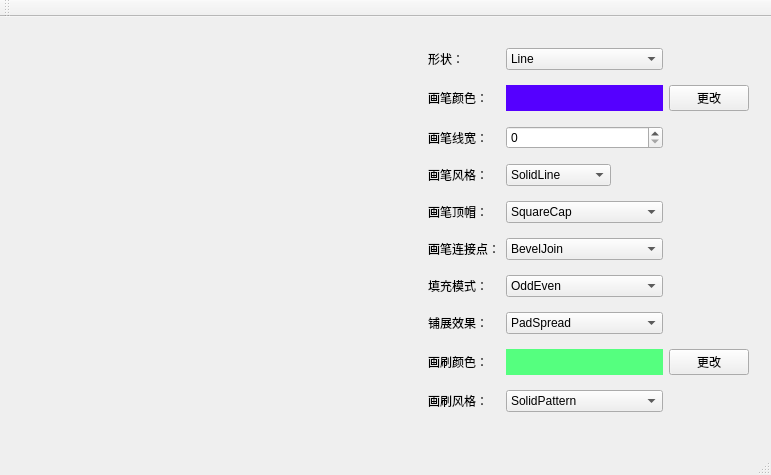
<?xml version="1.0" encoding="UTF-8"?>
<ui version="4.0">
 <class>MainWindow</class>
 <widget class="QMainWindow" name="MainWindow">
  <property name="geometry">
   <rect>
    <x>0</x>
    <y>0</y>
    <width>706</width>
    <height>475</height>
   </rect>
  </property>
  <property name="windowTitle">
   <string>MainWindow</string>
  </property>
  <property name="autoFillBackground">
   <bool>true</bool>
  </property>
  <widget class="QWidget" name="centralWidget">
   <layout class="QHBoxLayout" name="horizontalLayout">
    <item>
     <widget class="QWidget" name="paintWidget" native="true">
      <property name="sizePolicy">
       <sizepolicy hsizetype="Expanding" vsizetype="Expanding">
        <horstretch>0</horstretch>
        <verstretch>0</verstretch>
       </sizepolicy>
      </property>
      <property name="minimumSize">
       <size>
        <width>400</width>
        <height>400</height>
       </size>
      </property>
     </widget>
    </item>
    <item>
     <widget class="QWidget" name="widget_2" native="true">
      <property name="autoFillBackground">
       <bool>false</bool>
      </property>
      <layout class="QGridLayout" name="gridLayout_2">
       <item row="0" column="0">
        <widget class="QLabel" name="label">
         <property name="text">
          <string>形状：</string>
         </property>
        </widget>
       </item>
       <item row="0" column="1">
        <widget class="QComboBox" name="shapeCBX">
         <item>
          <property name="text">
           <string>Line</string>
          </property>
         </item>
         <item>
          <property name="text">
           <string>Rectangle</string>
          </property>
         </item>
         <item>
          <property name="text">
           <string>RoundRect</string>
          </property>
         </item>
         <item>
          <property name="text">
           <string>Ellipse</string>
          </property>
         </item>
         <item>
          <property name="text">
           <string>Polygon</string>
          </property>
         </item>
         <item>
          <property name="text">
           <string>Polyline</string>
          </property>
         </item>
         <item>
          <property name="text">
           <string>Points</string>
          </property>
         </item>
         <item>
          <property name="text">
           <string>Arc</string>
          </property>
         </item>
         <item>
          <property name="text">
           <string>Path</string>
          </property>
         </item>
         <item>
          <property name="text">
           <string>Text</string>
          </property>
         </item>
         <item>
          <property name="text">
           <string>Pixmap</string>
          </property>
         </item>
        </widget>
       </item>
       <item row="1" column="0">
        <widget class="QLabel" name="label_2">
         <property name="text">
          <string>画笔颜色：</string>
         </property>
        </widget>
       </item>
       <item row="1" column="1">
        <widget class="QLabel" name="penColorLabel">
         <property name="palette">
          <palette>
           <active>
            <colorrole role="WindowText">
             <brush brushstyle="SolidPattern">
              <color alpha="255">
               <red>0</red>
               <green>0</green>
               <blue>0</blue>
              </color>
             </brush>
            </colorrole>
            <colorrole role="Button">
             <brush brushstyle="SolidPattern">
              <color alpha="255">
               <red>85</red>
               <green>0</green>
               <blue>255</blue>
              </color>
             </brush>
            </colorrole>
            <colorrole role="Light">
             <brush brushstyle="SolidPattern">
              <color alpha="255">
               <red>170</red>
               <green>127</green>
               <blue>255</blue>
              </color>
             </brush>
            </colorrole>
            <colorrole role="Midlight">
             <brush brushstyle="SolidPattern">
              <color alpha="255">
               <red>127</red>
               <green>63</green>
               <blue>255</blue>
              </color>
             </brush>
            </colorrole>
            <colorrole role="Dark">
             <brush brushstyle="SolidPattern">
              <color alpha="255">
               <red>42</red>
               <green>0</green>
               <blue>127</blue>
              </color>
             </brush>
            </colorrole>
            <colorrole role="Mid">
             <brush brushstyle="SolidPattern">
              <color alpha="255">
               <red>56</red>
               <green>0</green>
               <blue>170</blue>
              </color>
             </brush>
            </colorrole>
            <colorrole role="Text">
             <brush brushstyle="SolidPattern">
              <color alpha="255">
               <red>0</red>
               <green>0</green>
               <blue>0</blue>
              </color>
             </brush>
            </colorrole>
            <colorrole role="BrightText">
             <brush brushstyle="SolidPattern">
              <color alpha="255">
               <red>255</red>
               <green>255</green>
               <blue>255</blue>
              </color>
             </brush>
            </colorrole>
            <colorrole role="ButtonText">
             <brush brushstyle="SolidPattern">
              <color alpha="255">
               <red>0</red>
               <green>0</green>
               <blue>0</blue>
              </color>
             </brush>
            </colorrole>
            <colorrole role="Base">
             <brush brushstyle="SolidPattern">
              <color alpha="255">
               <red>255</red>
               <green>255</green>
               <blue>255</blue>
              </color>
             </brush>
            </colorrole>
            <colorrole role="Window">
             <brush brushstyle="SolidPattern">
              <color alpha="255">
               <red>85</red>
               <green>0</green>
               <blue>255</blue>
              </color>
             </brush>
            </colorrole>
            <colorrole role="Shadow">
             <brush brushstyle="SolidPattern">
              <color alpha="255">
               <red>0</red>
               <green>0</green>
               <blue>0</blue>
              </color>
             </brush>
            </colorrole>
            <colorrole role="AlternateBase">
             <brush brushstyle="SolidPattern">
              <color alpha="255">
               <red>170</red>
               <green>127</green>
               <blue>255</blue>
              </color>
             </brush>
            </colorrole>
            <colorrole role="ToolTipBase">
             <brush brushstyle="SolidPattern">
              <color alpha="255">
               <red>255</red>
               <green>255</green>
               <blue>220</blue>
              </color>
             </brush>
            </colorrole>
            <colorrole role="ToolTipText">
             <brush brushstyle="SolidPattern">
              <color alpha="255">
               <red>0</red>
               <green>0</green>
               <blue>0</blue>
              </color>
             </brush>
            </colorrole>
           </active>
           <inactive>
            <colorrole role="WindowText">
             <brush brushstyle="SolidPattern">
              <color alpha="255">
               <red>0</red>
               <green>0</green>
               <blue>0</blue>
              </color>
             </brush>
            </colorrole>
            <colorrole role="Button">
             <brush brushstyle="SolidPattern">
              <color alpha="255">
               <red>85</red>
               <green>0</green>
               <blue>255</blue>
              </color>
             </brush>
            </colorrole>
            <colorrole role="Light">
             <brush brushstyle="SolidPattern">
              <color alpha="255">
               <red>170</red>
               <green>127</green>
               <blue>255</blue>
              </color>
             </brush>
            </colorrole>
            <colorrole role="Midlight">
             <brush brushstyle="SolidPattern">
              <color alpha="255">
               <red>127</red>
               <green>63</green>
               <blue>255</blue>
              </color>
             </brush>
            </colorrole>
            <colorrole role="Dark">
             <brush brushstyle="SolidPattern">
              <color alpha="255">
               <red>42</red>
               <green>0</green>
               <blue>127</blue>
              </color>
             </brush>
            </colorrole>
            <colorrole role="Mid">
             <brush brushstyle="SolidPattern">
              <color alpha="255">
               <red>56</red>
               <green>0</green>
               <blue>170</blue>
              </color>
             </brush>
            </colorrole>
            <colorrole role="Text">
             <brush brushstyle="SolidPattern">
              <color alpha="255">
               <red>0</red>
               <green>0</green>
               <blue>0</blue>
              </color>
             </brush>
            </colorrole>
            <colorrole role="BrightText">
             <brush brushstyle="SolidPattern">
              <color alpha="255">
               <red>255</red>
               <green>255</green>
               <blue>255</blue>
              </color>
             </brush>
            </colorrole>
            <colorrole role="ButtonText">
             <brush brushstyle="SolidPattern">
              <color alpha="255">
               <red>0</red>
               <green>0</green>
               <blue>0</blue>
              </color>
             </brush>
            </colorrole>
            <colorrole role="Base">
             <brush brushstyle="SolidPattern">
              <color alpha="255">
               <red>255</red>
               <green>255</green>
               <blue>255</blue>
              </color>
             </brush>
            </colorrole>
            <colorrole role="Window">
             <brush brushstyle="SolidPattern">
              <color alpha="255">
               <red>85</red>
               <green>0</green>
               <blue>255</blue>
              </color>
             </brush>
            </colorrole>
            <colorrole role="Shadow">
             <brush brushstyle="SolidPattern">
              <color alpha="255">
               <red>0</red>
               <green>0</green>
               <blue>0</blue>
              </color>
             </brush>
            </colorrole>
            <colorrole role="AlternateBase">
             <brush brushstyle="SolidPattern">
              <color alpha="255">
               <red>170</red>
               <green>127</green>
               <blue>255</blue>
              </color>
             </brush>
            </colorrole>
            <colorrole role="ToolTipBase">
             <brush brushstyle="SolidPattern">
              <color alpha="255">
               <red>255</red>
               <green>255</green>
               <blue>220</blue>
              </color>
             </brush>
            </colorrole>
            <colorrole role="ToolTipText">
             <brush brushstyle="SolidPattern">
              <color alpha="255">
               <red>0</red>
               <green>0</green>
               <blue>0</blue>
              </color>
             </brush>
            </colorrole>
           </inactive>
           <disabled>
            <colorrole role="WindowText">
             <brush brushstyle="SolidPattern">
              <color alpha="255">
               <red>42</red>
               <green>0</green>
               <blue>127</blue>
              </color>
             </brush>
            </colorrole>
            <colorrole role="Button">
             <brush brushstyle="SolidPattern">
              <color alpha="255">
               <red>85</red>
               <green>0</green>
               <blue>255</blue>
              </color>
             </brush>
            </colorrole>
            <colorrole role="Light">
             <brush brushstyle="SolidPattern">
              <color alpha="255">
               <red>170</red>
               <green>127</green>
               <blue>255</blue>
              </color>
             </brush>
            </colorrole>
            <colorrole role="Midlight">
             <brush brushstyle="SolidPattern">
              <color alpha="255">
               <red>127</red>
               <green>63</green>
               <blue>255</blue>
              </color>
             </brush>
            </colorrole>
            <colorrole role="Dark">
             <brush brushstyle="SolidPattern">
              <color alpha="255">
               <red>42</red>
               <green>0</green>
               <blue>127</blue>
              </color>
             </brush>
            </colorrole>
            <colorrole role="Mid">
             <brush brushstyle="SolidPattern">
              <color alpha="255">
               <red>56</red>
               <green>0</green>
               <blue>170</blue>
              </color>
             </brush>
            </colorrole>
            <colorrole role="Text">
             <brush brushstyle="SolidPattern">
              <color alpha="255">
               <red>42</red>
               <green>0</green>
               <blue>127</blue>
              </color>
             </brush>
            </colorrole>
            <colorrole role="BrightText">
             <brush brushstyle="SolidPattern">
              <color alpha="255">
               <red>255</red>
               <green>255</green>
               <blue>255</blue>
              </color>
             </brush>
            </colorrole>
            <colorrole role="ButtonText">
             <brush brushstyle="SolidPattern">
              <color alpha="255">
               <red>42</red>
               <green>0</green>
               <blue>127</blue>
              </color>
             </brush>
            </colorrole>
            <colorrole role="Base">
             <brush brushstyle="SolidPattern">
              <color alpha="255">
               <red>85</red>
               <green>0</green>
               <blue>255</blue>
              </color>
             </brush>
            </colorrole>
            <colorrole role="Window">
             <brush brushstyle="SolidPattern">
              <color alpha="255">
               <red>85</red>
               <green>0</green>
               <blue>255</blue>
              </color>
             </brush>
            </colorrole>
            <colorrole role="Shadow">
             <brush brushstyle="SolidPattern">
              <color alpha="255">
               <red>0</red>
               <green>0</green>
               <blue>0</blue>
              </color>
             </brush>
            </colorrole>
            <colorrole role="AlternateBase">
             <brush brushstyle="SolidPattern">
              <color alpha="255">
               <red>85</red>
               <green>0</green>
               <blue>255</blue>
              </color>
             </brush>
            </colorrole>
            <colorrole role="ToolTipBase">
             <brush brushstyle="SolidPattern">
              <color alpha="255">
               <red>255</red>
               <green>255</green>
               <blue>220</blue>
              </color>
             </brush>
            </colorrole>
            <colorrole role="ToolTipText">
             <brush brushstyle="SolidPattern">
              <color alpha="255">
               <red>0</red>
               <green>0</green>
               <blue>0</blue>
              </color>
             </brush>
            </colorrole>
           </disabled>
          </palette>
         </property>
         <property name="autoFillBackground">
          <bool>true</bool>
         </property>
         <property name="text">
          <string/>
         </property>
        </widget>
       </item>
       <item row="1" column="2">
        <widget class="QPushButton" name="changePenColorBTN">
         <property name="text">
          <string>更改</string>
         </property>
        </widget>
       </item>
       <item row="2" column="0">
        <widget class="QLabel" name="label_3">
         <property name="text">
          <string>画笔线宽：</string>
         </property>
        </widget>
       </item>
       <item row="2" column="1">
        <widget class="QSpinBox" name="penWidth">
         <property name="maximum">
          <number>20</number>
         </property>
        </widget>
       </item>
       <item row="3" column="0">
        <widget class="QLabel" name="label_4">
         <property name="text">
          <string>画笔风格：</string>
         </property>
        </widget>
       </item>
       <item row="3" column="1">
        <widget class="QComboBox" name="penStyleCBX">
         <property name="minimumSize">
          <size>
           <width>105</width>
           <height>0</height>
          </size>
         </property>
         <property name="maximumSize">
          <size>
           <width>80</width>
           <height>16777215</height>
          </size>
         </property>
         <item>
          <property name="text">
           <string>SolidLine</string>
          </property>
         </item>
         <item>
          <property name="text">
           <string>DashLine</string>
          </property>
         </item>
         <item>
          <property name="text">
           <string>DotLine</string>
          </property>
         </item>
         <item>
          <property name="text">
           <string>DashDotLine</string>
          </property>
         </item>
         <item>
          <property name="text">
           <string>DashDotDotLine</string>
          </property>
         </item>
         <item>
          <property name="text">
           <string>CustomDashLine</string>
          </property>
         </item>
        </widget>
       </item>
       <item row="4" column="0">
        <widget class="QLabel" name="label_5">
         <property name="text">
          <string>画笔顶帽：</string>
         </property>
        </widget>
       </item>
       <item row="4" column="1">
        <widget class="QComboBox" name="penCapCBX">
         <item>
          <property name="text">
           <string>SquareCap</string>
          </property>
         </item>
         <item>
          <property name="text">
           <string>FlatCap</string>
          </property>
         </item>
         <item>
          <property name="text">
           <string>RoundCap</string>
          </property>
         </item>
        </widget>
       </item>
       <item row="5" column="0">
        <widget class="QLabel" name="label_6">
         <property name="text">
          <string>画笔连接点：</string>
         </property>
        </widget>
       </item>
       <item row="5" column="1">
        <widget class="QComboBox" name="penJoinCBX">
         <item>
          <property name="text">
           <string>BevelJoin</string>
          </property>
         </item>
         <item>
          <property name="text">
           <string>MiterJoin</string>
          </property>
         </item>
         <item>
          <property name="text">
           <string>RoundJoin</string>
          </property>
         </item>
        </widget>
       </item>
       <item row="6" column="0">
        <widget class="QLabel" name="label_7">
         <property name="text">
          <string>填充模式：</string>
         </property>
        </widget>
       </item>
       <item row="6" column="1">
        <widget class="QComboBox" name="fillModelCBX">
         <item>
          <property name="text">
           <string>OddEven</string>
          </property>
         </item>
         <item>
          <property name="text">
           <string>Winding</string>
          </property>
         </item>
        </widget>
       </item>
       <item row="7" column="0">
        <widget class="QLabel" name="label_8">
         <property name="text">
          <string>铺展效果：</string>
         </property>
        </widget>
       </item>
       <item row="7" column="1">
        <widget class="QComboBox" name="spreadEffectCBX">
         <item>
          <property name="text">
           <string>PadSpread</string>
          </property>
         </item>
         <item>
          <property name="text">
           <string>RepeatSpread</string>
          </property>
         </item>
         <item>
          <property name="text">
           <string>ReflectSpread</string>
          </property>
         </item>
        </widget>
       </item>
       <item row="8" column="0">
        <widget class="QLabel" name="label_9">
         <property name="text">
          <string>画刷颜色：</string>
         </property>
        </widget>
       </item>
       <item row="8" column="1">
        <widget class="QLabel" name="brashColorLabel">
         <property name="palette">
          <palette>
           <active>
            <colorrole role="WindowText">
             <brush brushstyle="SolidPattern">
              <color alpha="255">
               <red>0</red>
               <green>0</green>
               <blue>0</blue>
              </color>
             </brush>
            </colorrole>
            <colorrole role="Button">
             <brush brushstyle="SolidPattern">
              <color alpha="255">
               <red>85</red>
               <green>255</green>
               <blue>127</blue>
              </color>
             </brush>
            </colorrole>
            <colorrole role="Light">
             <brush brushstyle="SolidPattern">
              <color alpha="255">
               <red>213</red>
               <green>255</green>
               <blue>223</blue>
              </color>
             </brush>
            </colorrole>
            <colorrole role="Midlight">
             <brush brushstyle="SolidPattern">
              <color alpha="255">
               <red>149</red>
               <green>255</green>
               <blue>175</blue>
              </color>
             </brush>
            </colorrole>
            <colorrole role="Dark">
             <brush brushstyle="SolidPattern">
              <color alpha="255">
               <red>42</red>
               <green>127</green>
               <blue>63</blue>
              </color>
             </brush>
            </colorrole>
            <colorrole role="Mid">
             <brush brushstyle="SolidPattern">
              <color alpha="255">
               <red>56</red>
               <green>170</green>
               <blue>84</blue>
              </color>
             </brush>
            </colorrole>
            <colorrole role="Text">
             <brush brushstyle="SolidPattern">
              <color alpha="255">
               <red>0</red>
               <green>0</green>
               <blue>0</blue>
              </color>
             </brush>
            </colorrole>
            <colorrole role="BrightText">
             <brush brushstyle="SolidPattern">
              <color alpha="255">
               <red>255</red>
               <green>255</green>
               <blue>255</blue>
              </color>
             </brush>
            </colorrole>
            <colorrole role="ButtonText">
             <brush brushstyle="SolidPattern">
              <color alpha="255">
               <red>0</red>
               <green>0</green>
               <blue>0</blue>
              </color>
             </brush>
            </colorrole>
            <colorrole role="Base">
             <brush brushstyle="SolidPattern">
              <color alpha="255">
               <red>255</red>
               <green>255</green>
               <blue>255</blue>
              </color>
             </brush>
            </colorrole>
            <colorrole role="Window">
             <brush brushstyle="SolidPattern">
              <color alpha="255">
               <red>85</red>
               <green>255</green>
               <blue>127</blue>
              </color>
             </brush>
            </colorrole>
            <colorrole role="Shadow">
             <brush brushstyle="SolidPattern">
              <color alpha="255">
               <red>0</red>
               <green>0</green>
               <blue>0</blue>
              </color>
             </brush>
            </colorrole>
            <colorrole role="AlternateBase">
             <brush brushstyle="SolidPattern">
              <color alpha="255">
               <red>170</red>
               <green>255</green>
               <blue>191</blue>
              </color>
             </brush>
            </colorrole>
            <colorrole role="ToolTipBase">
             <brush brushstyle="SolidPattern">
              <color alpha="255">
               <red>255</red>
               <green>255</green>
               <blue>220</blue>
              </color>
             </brush>
            </colorrole>
            <colorrole role="ToolTipText">
             <brush brushstyle="SolidPattern">
              <color alpha="255">
               <red>0</red>
               <green>0</green>
               <blue>0</blue>
              </color>
             </brush>
            </colorrole>
           </active>
           <inactive>
            <colorrole role="WindowText">
             <brush brushstyle="SolidPattern">
              <color alpha="255">
               <red>0</red>
               <green>0</green>
               <blue>0</blue>
              </color>
             </brush>
            </colorrole>
            <colorrole role="Button">
             <brush brushstyle="SolidPattern">
              <color alpha="255">
               <red>85</red>
               <green>255</green>
               <blue>127</blue>
              </color>
             </brush>
            </colorrole>
            <colorrole role="Light">
             <brush brushstyle="SolidPattern">
              <color alpha="255">
               <red>213</red>
               <green>255</green>
               <blue>223</blue>
              </color>
             </brush>
            </colorrole>
            <colorrole role="Midlight">
             <brush brushstyle="SolidPattern">
              <color alpha="255">
               <red>149</red>
               <green>255</green>
               <blue>175</blue>
              </color>
             </brush>
            </colorrole>
            <colorrole role="Dark">
             <brush brushstyle="SolidPattern">
              <color alpha="255">
               <red>42</red>
               <green>127</green>
               <blue>63</blue>
              </color>
             </brush>
            </colorrole>
            <colorrole role="Mid">
             <brush brushstyle="SolidPattern">
              <color alpha="255">
               <red>56</red>
               <green>170</green>
               <blue>84</blue>
              </color>
             </brush>
            </colorrole>
            <colorrole role="Text">
             <brush brushstyle="SolidPattern">
              <color alpha="255">
               <red>0</red>
               <green>0</green>
               <blue>0</blue>
              </color>
             </brush>
            </colorrole>
            <colorrole role="BrightText">
             <brush brushstyle="SolidPattern">
              <color alpha="255">
               <red>255</red>
               <green>255</green>
               <blue>255</blue>
              </color>
             </brush>
            </colorrole>
            <colorrole role="ButtonText">
             <brush brushstyle="SolidPattern">
              <color alpha="255">
               <red>0</red>
               <green>0</green>
               <blue>0</blue>
              </color>
             </brush>
            </colorrole>
            <colorrole role="Base">
             <brush brushstyle="SolidPattern">
              <color alpha="255">
               <red>255</red>
               <green>255</green>
               <blue>255</blue>
              </color>
             </brush>
            </colorrole>
            <colorrole role="Window">
             <brush brushstyle="SolidPattern">
              <color alpha="255">
               <red>85</red>
               <green>255</green>
               <blue>127</blue>
              </color>
             </brush>
            </colorrole>
            <colorrole role="Shadow">
             <brush brushstyle="SolidPattern">
              <color alpha="255">
               <red>0</red>
               <green>0</green>
               <blue>0</blue>
              </color>
             </brush>
            </colorrole>
            <colorrole role="AlternateBase">
             <brush brushstyle="SolidPattern">
              <color alpha="255">
               <red>170</red>
               <green>255</green>
               <blue>191</blue>
              </color>
             </brush>
            </colorrole>
            <colorrole role="ToolTipBase">
             <brush brushstyle="SolidPattern">
              <color alpha="255">
               <red>255</red>
               <green>255</green>
               <blue>220</blue>
              </color>
             </brush>
            </colorrole>
            <colorrole role="ToolTipText">
             <brush brushstyle="SolidPattern">
              <color alpha="255">
               <red>0</red>
               <green>0</green>
               <blue>0</blue>
              </color>
             </brush>
            </colorrole>
           </inactive>
           <disabled>
            <colorrole role="WindowText">
             <brush brushstyle="SolidPattern">
              <color alpha="255">
               <red>42</red>
               <green>127</green>
               <blue>63</blue>
              </color>
             </brush>
            </colorrole>
            <colorrole role="Button">
             <brush brushstyle="SolidPattern">
              <color alpha="255">
               <red>85</red>
               <green>255</green>
               <blue>127</blue>
              </color>
             </brush>
            </colorrole>
            <colorrole role="Light">
             <brush brushstyle="SolidPattern">
              <color alpha="255">
               <red>213</red>
               <green>255</green>
               <blue>223</blue>
              </color>
             </brush>
            </colorrole>
            <colorrole role="Midlight">
             <brush brushstyle="SolidPattern">
              <color alpha="255">
               <red>149</red>
               <green>255</green>
               <blue>175</blue>
              </color>
             </brush>
            </colorrole>
            <colorrole role="Dark">
             <brush brushstyle="SolidPattern">
              <color alpha="255">
               <red>42</red>
               <green>127</green>
               <blue>63</blue>
              </color>
             </brush>
            </colorrole>
            <colorrole role="Mid">
             <brush brushstyle="SolidPattern">
              <color alpha="255">
               <red>56</red>
               <green>170</green>
               <blue>84</blue>
              </color>
             </brush>
            </colorrole>
            <colorrole role="Text">
             <brush brushstyle="SolidPattern">
              <color alpha="255">
               <red>42</red>
               <green>127</green>
               <blue>63</blue>
              </color>
             </brush>
            </colorrole>
            <colorrole role="BrightText">
             <brush brushstyle="SolidPattern">
              <color alpha="255">
               <red>255</red>
               <green>255</green>
               <blue>255</blue>
              </color>
             </brush>
            </colorrole>
            <colorrole role="ButtonText">
             <brush brushstyle="SolidPattern">
              <color alpha="255">
               <red>42</red>
               <green>127</green>
               <blue>63</blue>
              </color>
             </brush>
            </colorrole>
            <colorrole role="Base">
             <brush brushstyle="SolidPattern">
              <color alpha="255">
               <red>85</red>
               <green>255</green>
               <blue>127</blue>
              </color>
             </brush>
            </colorrole>
            <colorrole role="Window">
             <brush brushstyle="SolidPattern">
              <color alpha="255">
               <red>85</red>
               <green>255</green>
               <blue>127</blue>
              </color>
             </brush>
            </colorrole>
            <colorrole role="Shadow">
             <brush brushstyle="SolidPattern">
              <color alpha="255">
               <red>0</red>
               <green>0</green>
               <blue>0</blue>
              </color>
             </brush>
            </colorrole>
            <colorrole role="AlternateBase">
             <brush brushstyle="SolidPattern">
              <color alpha="255">
               <red>85</red>
               <green>255</green>
               <blue>127</blue>
              </color>
             </brush>
            </colorrole>
            <colorrole role="ToolTipBase">
             <brush brushstyle="SolidPattern">
              <color alpha="255">
               <red>255</red>
               <green>255</green>
               <blue>220</blue>
              </color>
             </brush>
            </colorrole>
            <colorrole role="ToolTipText">
             <brush brushstyle="SolidPattern">
              <color alpha="255">
               <red>0</red>
               <green>0</green>
               <blue>0</blue>
              </color>
             </brush>
            </colorrole>
           </disabled>
          </palette>
         </property>
         <property name="autoFillBackground">
          <bool>true</bool>
         </property>
         <property name="text">
          <string/>
         </property>
        </widget>
       </item>
       <item row="8" column="2">
        <widget class="QPushButton" name="changeBrashColorBTN">
         <property name="text">
          <string>更改</string>
         </property>
        </widget>
       </item>
       <item row="9" column="0">
        <widget class="QLabel" name="label_10">
         <property name="text">
          <string>画刷风格：</string>
         </property>
        </widget>
       </item>
       <item row="9" column="1">
        <widget class="QComboBox" name="brashStyleCBX">
         <item>
          <property name="text">
           <string>SolidPattern</string>
          </property>
         </item>
         <item>
          <property name="text">
           <string>DenselPattern</string>
          </property>
         </item>
         <item>
          <property name="text">
           <string>Dense2Pattern</string>
          </property>
         </item>
         <item>
          <property name="text">
           <string>Dense3Pattern</string>
          </property>
         </item>
         <item>
          <property name="text">
           <string>Dense4Pattern</string>
          </property>
         </item>
         <item>
          <property name="text">
           <string>Dense5Pattern</string>
          </property>
         </item>
         <item>
          <property name="text">
           <string>Dense6Pattern</string>
          </property>
         </item>
         <item>
          <property name="text">
           <string>Dense7Pattern</string>
          </property>
         </item>
         <item>
          <property name="text">
           <string>HorPattern</string>
          </property>
         </item>
         <item>
          <property name="text">
           <string>VerPattern</string>
          </property>
         </item>
         <item>
          <property name="text">
           <string>CrossPattern</string>
          </property>
         </item>
         <item>
          <property name="text">
           <string>BDiagPattern</string>
          </property>
         </item>
         <item>
          <property name="text">
           <string>FDiagPattern</string>
          </property>
         </item>
         <item>
          <property name="text">
           <string>DiagCrossPattern</string>
          </property>
         </item>
         <item>
          <property name="text">
           <string>LinearGradientPattern</string>
          </property>
         </item>
         <item>
          <property name="text">
           <string>ConicalGradientPattern</string>
          </property>
         </item>
         <item>
          <property name="text">
           <string>RadialGradientPattern</string>
          </property>
         </item>
         <item>
          <property name="text">
           <string>TexturePattern</string>
          </property>
         </item>
        </widget>
       </item>
      </layout>
     </widget>
    </item>
   </layout>
  </widget>
  <widget class="QMenuBar" name="menuBar">
   <property name="geometry">
    <rect>
     <x>0</x>
     <y>0</y>
     <width>706</width>
     <height>23</height>
    </rect>
   </property>
  </widget>
  <widget class="QToolBar" name="mainToolBar">
   <attribute name="toolBarArea">
    <enum>TopToolBarArea</enum>
   </attribute>
   <attribute name="toolBarBreak">
    <bool>false</bool>
   </attribute>
  </widget>
  <widget class="QStatusBar" name="statusBar"/>
 </widget>
 <layoutdefault spacing="6" margin="11"/>
 <resources/>
 <connections/>
</ui>
